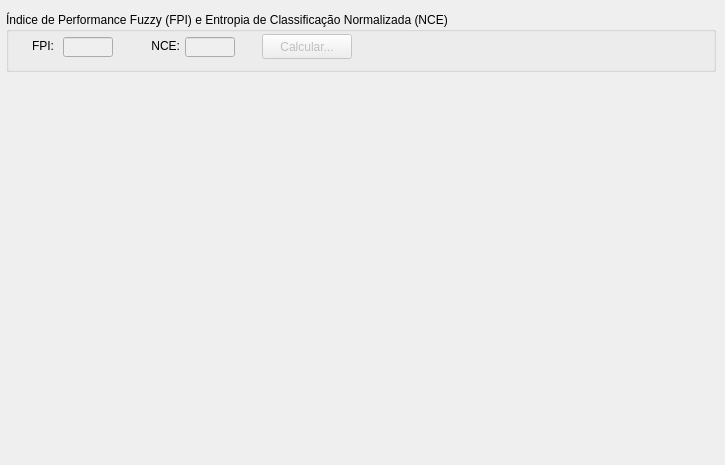
     <widget class="QWidget" name="tab_8">
      <attribute name="title">
       <string>Gráfico de FPI/NCE</string>
      </attribute>
      <widget class="QLabel" name="label_ZM_FPI_NCE">
       <property name="geometry">
        <rect>
         <x>16</x>
         <y>96</y>
         <width>690</width>
         <height>360</height>
        </rect>
       </property>
       <property name="text">
        <string/>
       </property>
       <property name="scaledContents">
        <bool>true</bool>
       </property>
      </widget>
      <widget class="QGroupBox" name="groupBox_ZM_Calc_Nr_Ideal_ZM">
       <property name="geometry">
        <rect>
         <x>6</x>
         <y>12</y>
         <width>710</width>
         <height>60</height>
        </rect>
       </property>
       <property name="title">
        <string>Índice de Performance Fuzzy (FPI) e Entropia de Classificação Normalizada (NCE)</string>
       </property>
       <widget class="QLineEdit" name="lineEdit_ZM_NCE">
        <property name="enabled">
         <bool>false</bool>
        </property>
        <property name="geometry">
         <rect>
          <x>179</x>
          <y>25</y>
          <width>50</width>
          <height>20</height>
         </rect>
        </property>
       </widget>
       <widget class="QPushButton" name="pushButton_ZM_Calc_Nr_Ideal_ZM">
        <property name="enabled">
         <bool>false</bool>
        </property>
        <property name="geometry">
         <rect>
          <x>256</x>
          <y>22</y>
          <width>90</width>
          <height>25</height>
         </rect>
        </property>
        <property name="text">
         <string>Calcular...</string>
        </property>
       </widget>
       <widget class="QLabel" name="label_23">
        <property name="geometry">
         <rect>
          <x>8</x>
          <y>26</y>
          <width>40</width>
          <height>16</height>
         </rect>
        </property>
        <property name="text">
         <string>FPI:</string>
        </property>
        <property name="alignment">
         <set>Qt::AlignRight|Qt::AlignTrailing|Qt::AlignVCenter</set>
        </property>
       </widget>
       <widget class="QLabel" name="label_24">
        <property name="geometry">
         <rect>
          <x>134</x>
          <y>26</y>
          <width>40</width>
          <height>16</height>
         </rect>
        </property>
        <property name="text">
         <string>NCE:</string>
        </property>
        <property name="alignment">
         <set>Qt::AlignRight|Qt::AlignTrailing|Qt::AlignVCenter</set>
        </property>
       </widget>
       <widget class="QLineEdit" name="lineEdit_ZM_FPI">
        <property name="enabled">
         <bool>false</bool>
        </property>
        <property name="geometry">
         <rect>
          <x>57</x>
          <y>25</y>
          <width>50</width>
          <height>20</height>
         </rect>
        </property>
       </widget>
      </widget>
     </widget>
